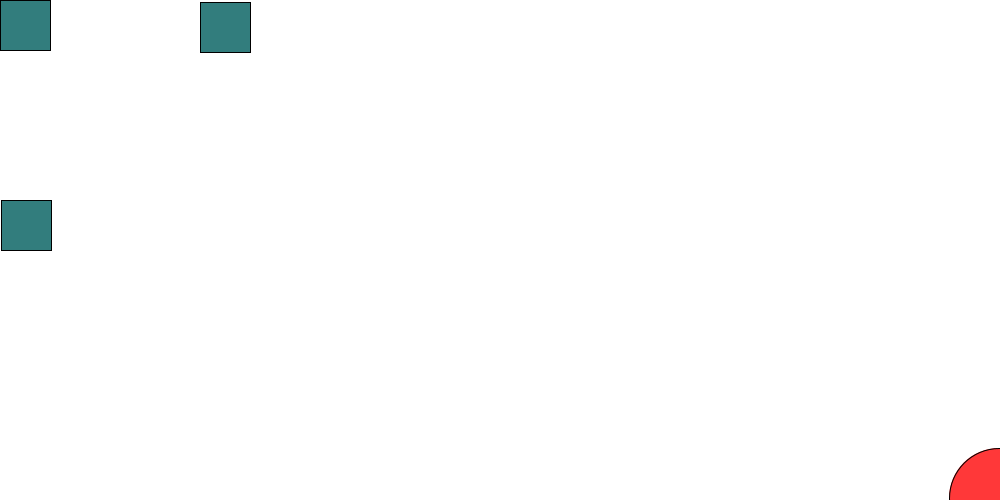
Frame 1 (no input)
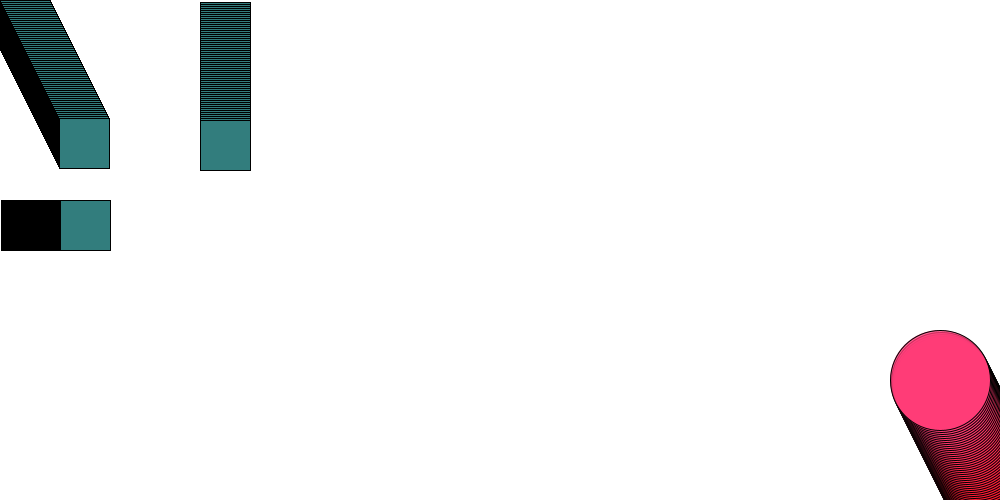
Frame 60 (the mouse pressed at the canvas centre just before this capture)
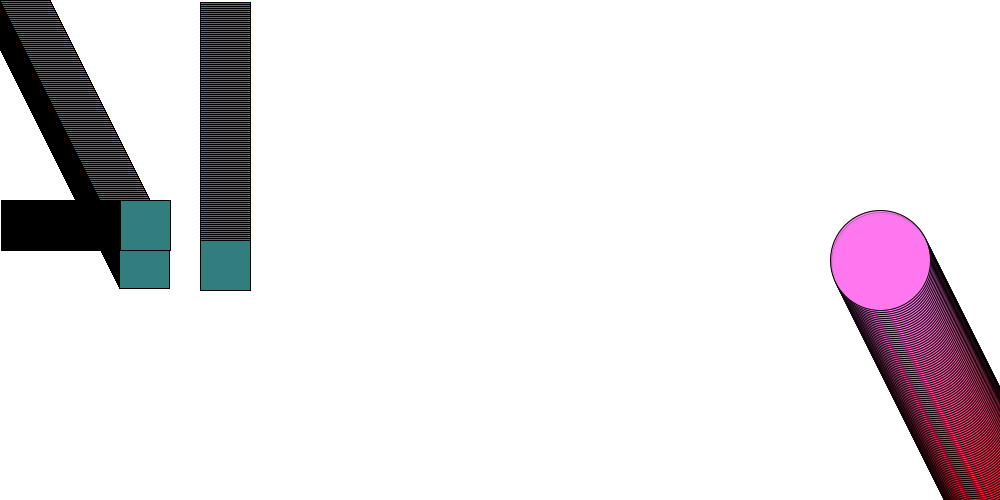
Frame 120 (the mouse held since frame 60 and released just before this capture)

The Processing sketch that drew these frames (run headless with seeded random() and noise(); from frame 60 on, the mouse is pressed at the canvas centre):

// Processing sketch: Active
// ── Active.pde
//Diego Magdaleno
//dmmagdal
//cmps 5J
//pa3

int x = 0;
int y = 0;
int z = 200;

int a = 1000;
int b = 500;

void setup() {
  size(1000, 500);
  background(255);
  
}

void draw() {
  println("To Place a TRIANGLE, Click the MOUSE Once.");
  println("To Draw FREEHAND, Click and Drag the MOUSE.");
  println("To Draw a set of RECTANGLES, Press ANY KEY.");

  
  fill(50, 125, 125);
  rect(x, y, 50, 50);
  
  x = x + 1;
  y = y + 2;
  
  a = a -1;
  
  rect(z, y, 50, 50);
  rect(x, z, 50, 50);
  
  b = b - 2;
  
  fill(a, x, y, z);
  ellipse(a%1000, b%500, 100, 100);
}

void mouseClicked() {
  stroke(0);
  fill(0, 255, 0);
  triangle(mouseX, mouseY, mouseX + 30, mouseY, mouseX + 15, mouseY + 30);  
  
}

void mouseDragged() {
  stroke(0);
  strokeWeight(2);
  line(pmouseX, pmouseY, mouseX, mouseY);
  
}

void keyPressed() {
 fill(abs(mouseX - 650), 0, abs(mouseY - 100));
 rect(mouseX, mouseY, 25, 50); 
 rect(abs(mouseX - 30), abs(mouseY - 50), 85, 5);
}
